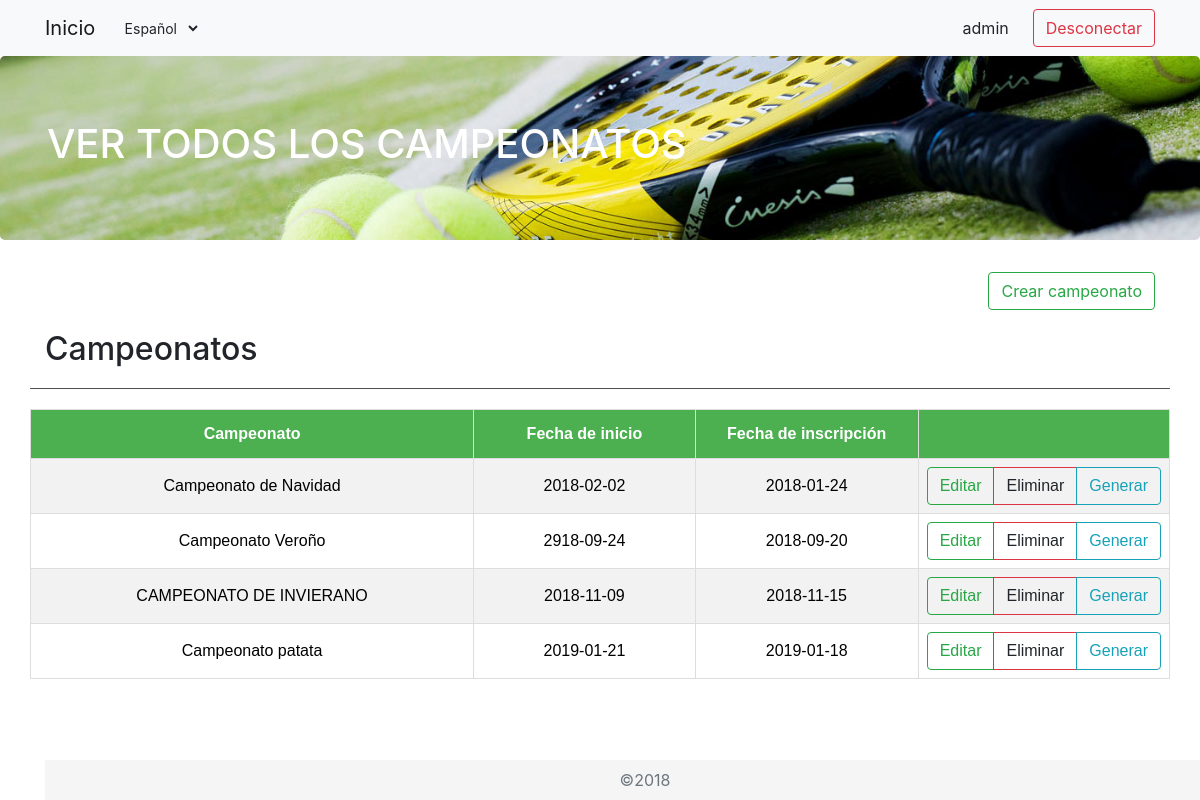
/Controller/Main_Controller.php?action=CHAMPIONSHIP (signed in), run on the app's committed database.
### tables this page shows
CREATE TABLE `championship` (
  `idChampionship` int(11) NOT NULL,
  `name` varchar(30) NOT NULL,
  `dateStart` varchar(10) NOT NULL,
  `dateInscriptions` varchar(10) NOT NULL
);

### Model/Championship.php (called while the page is built, shortened)
<?php
class Championship
{
    var $idChampionship;
    function __construct($idChampionship=null, $name=null, $dateStart=null, $dateInscriptions=null){
        $this->dateInscriptions=$dateInscriptions;
        $this->dateStart=$dateStart;
        $this->idChampionship=$idChampionship;
        $this->name=$name;
    }
    public function getIdChampionship()
    {
        return $this->idChampionship;
    }
}
?>

### Model/Championship_Model.php (called while the page is built, shortened)
<?php
require_once ('../Model/Championship.php');
require_once ('../Model/Access_DB.php');
class Championship_Model
{
    var $mysqli;
    function __construct()
    {
        $this->mysqli = ConnectDB();
    }
    public function GETALL ()
    {
        $sql = "SELECT * FROM championship";
        $result = $this->mysqli->query($sql);
        $array = array();
        while( $row = mysqli_fetch_array($result, MYSQLI_BOTH))
        {
            $array[] = new Championship($row['idChampionship'], $row['name'], $row['dateStart'], $row['dateInscriptions']);
        }
        return $array;
    }
}
?>

### Model/Access_DB.php (called while the page is built)
<?php
function ConnectDB()
{
    $mysqli = new mysqli("localhost", "root" , "" , "abp_database");
	if ($mysqli->connect_errno) {
		include '../View/MESSAGE_View.php';
		new MESSAGE("Fallo al conectar a MySQL: (" . $mysqli->connect_errno . ") " . $mysqli->connect_error, '../index.php');
		return false;
	}
	else{
		return $mysqli;
	}
}
?>

### View/Championship_SHOWALL_View.php (the view, shortened to what this page needs)
<?php
class Championship_SHOWALL_View{
	function __construct($championships){
		$this->championships = $championships;
		$this->render();
	}
	function render(){
    include '../View/Header.php';
	?>
<div class="jumbotron">
		<div class="container">
			<h1>VER TODOS LOS CAMPEONATOS</h1>
		</div>
	</div>
	<div class="container">
		<div class="row">
			<div class="col-md-12">
				<a class="btn btn-outline-success" id="search-input" href="../Controller/Championship_Controller.php?action=ADD" role="button">Crear campeonato</a>
			</div>
		</div>
		<div class="row section">
			<div class="col-md-10">
				<h2>Campeonatos</h2>
			</div>
        </div>
        <div class="row">
            <table id="championships">
                <tr>
                    <th width="40%">Campeonato</th>
                    <th width="20%">Fecha de inicio</th>
                    <th width="20%">Fecha de inscripción</th>
                    <th width="20%"></th>
                </tr>
                <?php foreach ($this->championships as $championship) { ?>
                <tr>
                    <td>
                        <a href='../Controller/Championship_Controller.php?action=SHOWCURRENT&id=<?php echo $championship->idChampionship ?>'>
                        <div><?php echo $championship->name ?></div>
                        </a>
                    </td>
                    <td>
                        <a href='../Controller/Championship_Controller.php?action=SHOWCURRENT&id=<?php echo $championship->idChampionship ?>'>
                            <div><?php echo $championship->dateStart ?></div>
                        </a>
                    </td>
                    <td>
                        <a href='../Controller/Championship_Controller.php?action=SHOWCURRENT&id=<?php echo $championship->idChampionship ?>'>
                            <div><?php echo $championship->dateInscriptions ?></div>
                        </a>
                    </td>
                    <td>
                        <div class="btn-group" role="group" aria-label="groupbuttons">
                            <a class="btn btn-outline-success" href='../Controller/Championship_Controller.php?action=EDIT&id=<?php echo $championship->idChampionship ?>'>
                                Editar
                            </a>
                            <a class="btn btn-outline-danger" id="deleteChampionship<?php echo($championship->idChampionship)?>" data-toggle="modal" data-target="#modalDelete">
                                Eliminar
                            </a>
                           <a class="btn btn-outline-info" href="../Controller/Championship_Controller.php?action=GENERATECHAMP&idChampionship=<?php echo $championship->getIdChampionship()?>">
                                Generar
                           </a>
                        </div>
                    </td>
                </tr>
                <?php } ?>
            </table>
        </div>
	<?php
	 include '../View/Footer.php';
	}
}
	?>

### View/css/stylesheet.css (style rules this page uses)
.jumbotron { background-image: url(../img/header_padel.jpg); background-position: center; background-size: cover; }
body { margin-bottom: 40px; }
h1 { color: #FFFFFF; }
.section { border-bottom: 1px solid rgb(80, 80, 80); padding: 20px 0px 12px 0px; }
#search-input { float: right; }
#championships { font-family: "Trebuchet MS", Arial, Helvetica, sans-serif; border-collapse: collapse; width: 100%; margin-top: 20px; }
#championships td, #championships th { border: 1px solid #ddd; padding: 8px; }
#championships tr th { text-align: center; }
#championships tr td, #championships tr td:last-child .row .col-sm-6 { text-align: center; }
#championships tr td a div, #championships tr td a:hover div { width: 100%; height: 100%; color: black; }
#championships tr:nth-child(even) { background-color: #f2f2f2; }
#championships th { padding-top: 12px; padding-bottom: 12px; text-align: left; background-color: #4CAF50; color: white; }

### View/js/vanillaCalendar.css (style rules this page uses)
:root { --vcal-bg-color: #fff; --vcal-border-radius: 0; --vcal-border-color: #e7e9ed; --vcal-today-bg-color: #10989E; --vcal-today-color: #fff; --vcal-selected-bg-color: #E7E9ED; --vcal-selected-color: #333; }

### data on the page
championship: name "Campeonato de Navidad", dateStart "2018-02-02", dateInscriptions "2018-01-24"
championship: name "Campeonato Veroño", dateStart "2918-09-24", dateInscriptions "2018-09-20"
championship: name "CAMPEONATO DE INVIERANO", dateStart "2018-11-09", dateInscriptions "2018-11-15"
championship: name "Campeonato patata", dateStart "2019-01-21", dateInscriptions "2019-01-18"

### other printed values
$_SESSION['login'] "admin"
$strings['Desconectar'] "Desconectar"
form field idioma "Español"
